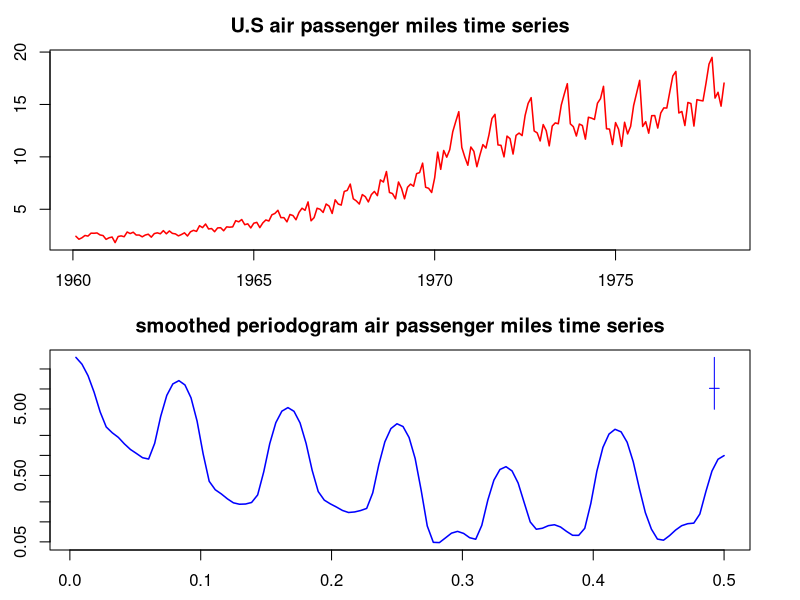
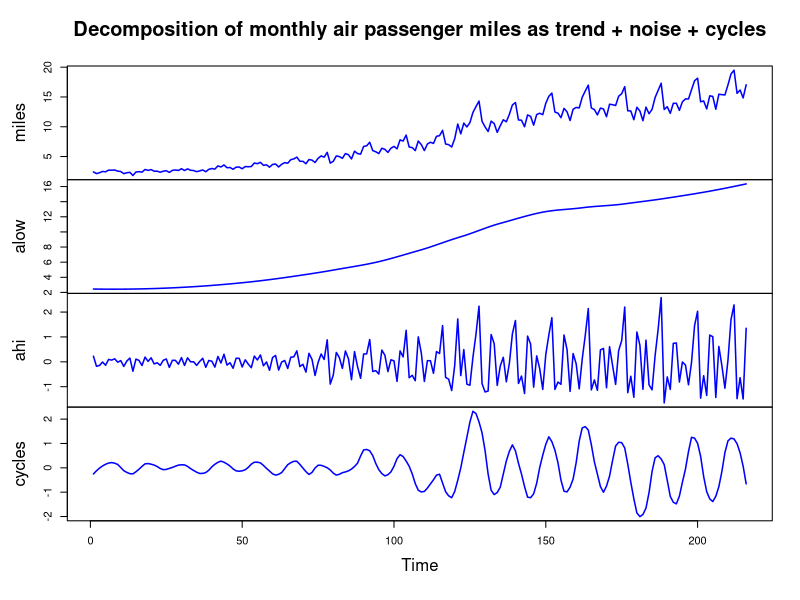
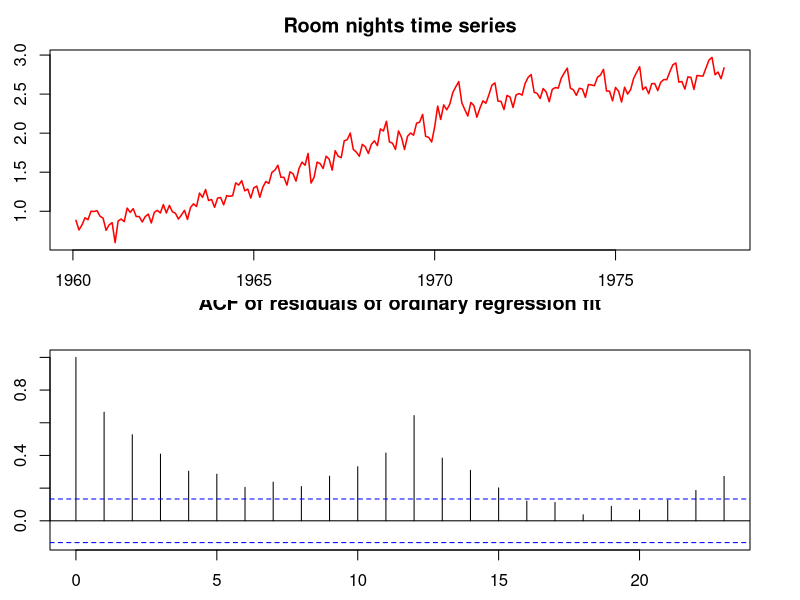
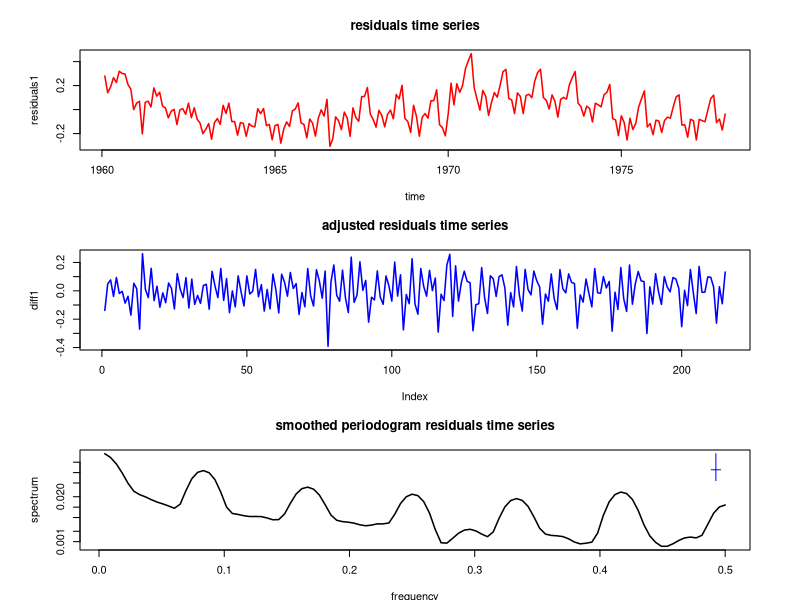
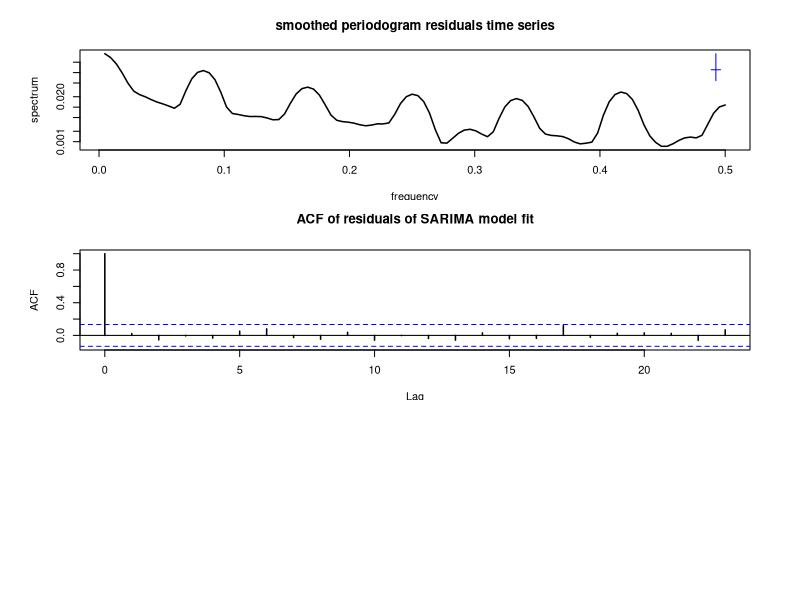
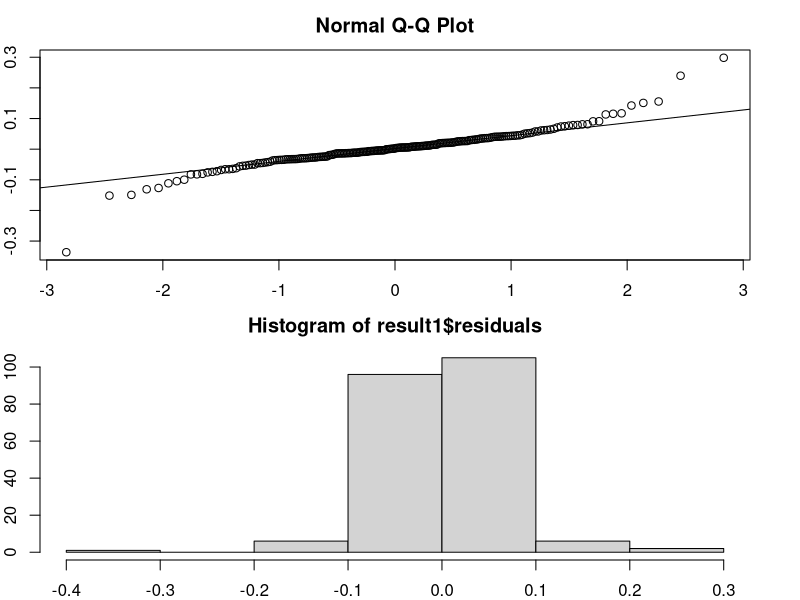
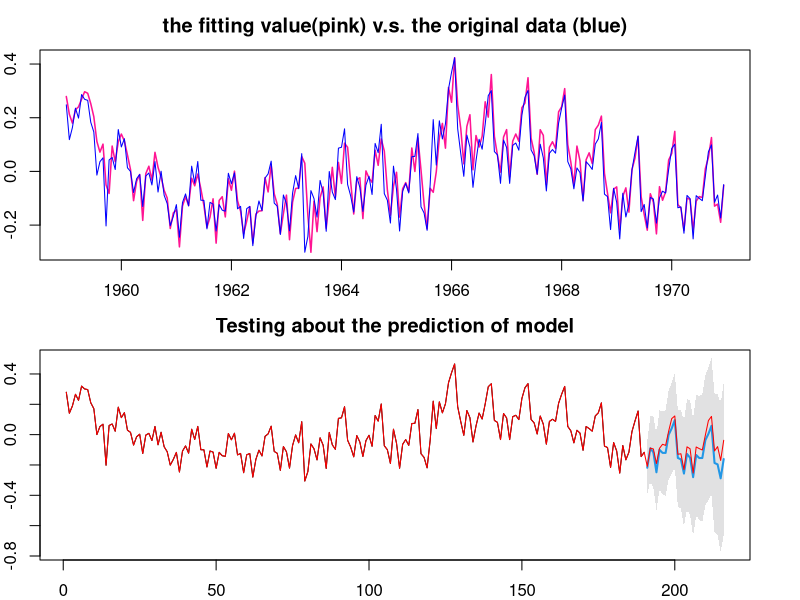

These charts were generated, in order, by the following R code:
## ---- chunk 1
dat <- read.table(file="airpa.csv",sep=";",header=TRUE)
head(dat)
dat$Month <- strptime(dat$Month,"%Y/%m/%d")
dat$year <- as.numeric(format(dat$Month, format="%Y"))
dat$month <- as.numeric(format(dat$Month, format="%m"))
## ---- chunk 2
time <- dat$year + dat$month/12
par(mfrow=c(2,1),mai=c(0.5,0.5,0.5,0.5))
plot(time,dat$air_passenger,col="Red",type="l",main="U.S air passenger miles time series",ylab="air passenger miles",lwd=1.5)
spectrum(dat$air_passenger,spans=c(3,5,3),main="smoothed periodogram air passenger miles time series",col="blue",lwd=1.5)
## ---- chunk 3
miles <-dat$air_passenger
alow <- ts(loess(miles~time,span=0.5)$fitted)
ahi <- ts(dat$air_passenger - loess(dat$air_passenger~time,span=0.07)$fitted)
cycles <- dat$air_passenger - alow - ahi
plot(ts.union(miles, alow,ahi,cycles),
     main="Decomposition of monthly air passenger miles as trend + noise + cycles",
     col="blue",lwd=1.5)
## ---- chunk 4
airlog <- log(dat$air_passenger)
plot(time,airlog,col="Red",type="l",main="Room nights time series",lwd=1.5)
## ---- chunk 5
lim_fit <- lm(airlog~time+I(time^2))
summary(lim_fit)
residuals1 <-residuals(lim_fit)
acf(residuals1,main="ACF of residuals of ordinary regression fit")
## ---- chunk 6
par(mfrow=c(3,1),mai=c(0.5,0.8,0.5,0.5))
plot(time,residuals1,col="Red",type="l",main="residuals time series",lwd=1.5)
diff1 = diff(residuals1,1)
plot(diff1,col="blue",type="l",main="adjusted residuals time series",lwd=1.5)
spectrum(residuals1,spans=c(3,5,3),main="smoothed periodogram residuals time series",lwd=1.5)
## ---- chunk 7
spectrum(residuals1,spans=c(3,5,3),main="smoothed periodogram residuals time series",lwd=1.5)
## ---- chunk 8
Table_For_ARMA_AIC <- function(data,P,Q){
table <- matrix(NA,(P+1),(Q+1))
for(p in 0:P) {
for(q in 0:Q) {
table[p+1,q+1] <- arima(data,order=c(p,1,q),seasonal=list(order=c(1,0,0),period=12))$aic
}
}
dimnames(table) <- list(paste("<b> AR",0:P, "</b>", sep=""),paste("MA",0:Q,sep=""))
table
}
Retail_bic_table <- Table_For_ARMA_AIC(residuals1,3,3)
knitr::kable(Retail_bic_table,digits=2,caption="AIC Values of ARIMA models for Model Errors with
No Seasonal Component")
## ---- chunk 9
Table_For_Season_AIC <- function(data,P,Q){
  table <- matrix(NA,(P+1),(Q+1))
  for(p in 0:P) {
    for(q in 0:Q) {
      table[p+1,q+1] <- arima(data,order=c(1,1,1),seasonal=list(order=c(p,0,q),period=12))$aic
    }
  }
  dimnames(table) <- list(paste("<b> AR",0:P, "</b>", sep=""),paste("MA",0:Q,sep=""))
  table
}
Retail_aic_table <- Table_For_Season_AIC(residuals1,3,3)
knitr::kable(Retail_aic_table,digits=2,caption="AIC Values of SARIMA models for Model Errors with
Seasonal Component")
## ---- chunk 10
Result_1 <- arima(residuals1,order=c(1,1,1),seasonal=list(order=c(1,0,1),period=12))
acf(residuals(Result_1),main="ACF of residuals of SARIMA model fit",lwd=1.5)
Result_1
## ---- chunk 11
result1<-arima(residuals1,order=c(1,1,1),seasonal=list(order=c(1,0,1),period=12))
par(mfrow=c(2,1),mai=c(0.4,0.4,0.5,0.5))
qqnorm(result1$residuals)
qqline(result1$residuals)
hist(result1$residuals)
## ---- chunk 12
library(forecast)
plot(ts(fitted(arima(residuals1,order=c(1,1,1),seasonal=list(order=c(1,0,1),period=12), method = "ML")), start=1959, frequency = 18), ylab= "Value", col = "deeppink", lwd=1.5,main = "the fitting value(pink) v.s. the original data (blue)")
par(new = T)
plot(residuals1,col="blue",type="l",axes=FALSE,xlab="",ylab="")
## ---- chunk 13
library(forecast)
testdata <- residuals1[1:190]
testdata1 = arima(testdata,order=c(1,1,1),seasonal=list(order=c(1,0,1),period=12))
testdata2 <-forecast(testdata1,h=26,level=c(99.5))
plot(testdata2, main = "Testing about the prediction of model")
lines(residuals1, type= "l", col = "red")

